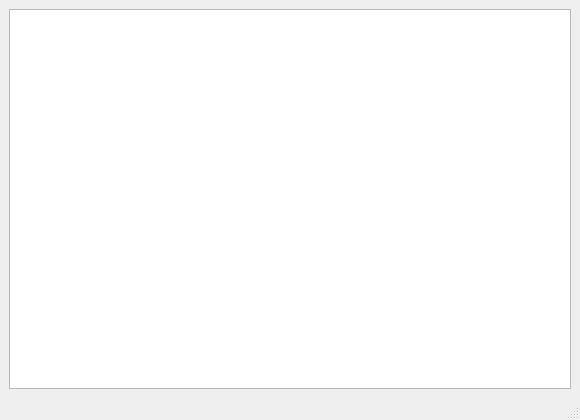
<?xml version="1.0" encoding="UTF-8"?>
<ui version="4.0">
 <class>MainWindow</class>
 <widget class="QMainWindow" name="MainWindow">
  <property name="geometry">
   <rect>
    <x>0</x>
    <y>0</y>
    <width>580</width>
    <height>420</height>
   </rect>
  </property>
  <property name="windowTitle">
   <string>MainWindow</string>
  </property>
  <widget class="QWidget" name="centralwidget">
   <layout class="QGridLayout" name="gridLayout">
    <item row="0" column="0">
     <widget class="QGraphicsView" name="graphicsView">
      <property name="backgroundBrush">
       <brush brushstyle="SolidPattern">
        <color alpha="255">
         <red>0</red>
         <green>0</green>
         <blue>0</blue>
        </color>
       </brush>
      </property>
     </widget>
    </item>
   </layout>
  </widget>
  <widget class="QMenuBar" name="menubar">
   <property name="geometry">
    <rect>
     <x>0</x>
     <y>0</y>
     <width>580</width>
     <height>20</height>
    </rect>
   </property>
  </widget>
  <widget class="QStatusBar" name="statusbar"/>
 </widget>
 <resources/>
 <connections/>
</ui>
